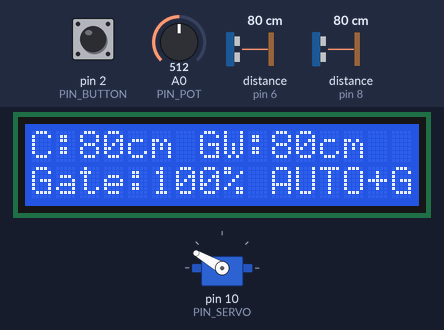
Recording of a sketch running on a simulated Arduino Uno, built with avr-gcc and run on an emulated ATmega328P. Shown: servo, 16×2 character LCD. Wiring (inferred from the names in the program): 2 × ultrasonic range finder: trigger pin 7, echo pin 6 / trigger pin 9, echo pin 8. Inputs (shaded band) come from the test bench; at power-on: pin 2 (PIN_BUTTON) HIGH, A0 (PIN_POT) = 512, distance to the obstacle (sensors on pin 6, pin 8) 80 cm. The echo pulse lasts 58.3 µs per cm; what the sketch prints to the serial monitor is not drawn.

Above: at 2.4 s.
2.5 s: pin 2 (PIN_BUTTON) pulled LOW for 0.2 s
At 4.0 s:
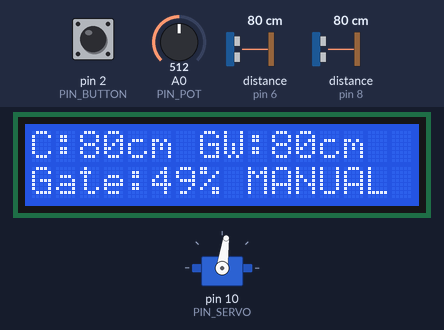
4.3 s: A0 (PIN_POT) set to 716
At 5.9 s:
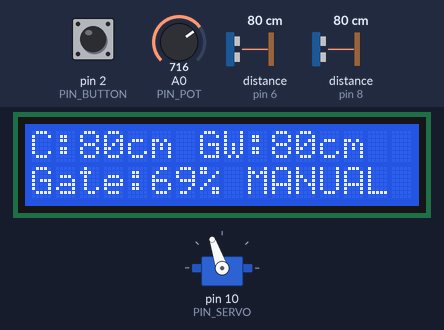
6.2 s: A0 (PIN_POT) set to 660
At 7.1 s:
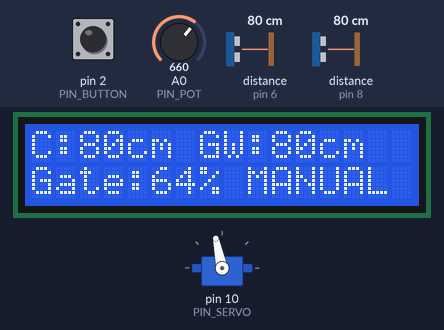
8.2 s: A0 (PIN_POT) set to 630
At 9.3 s:
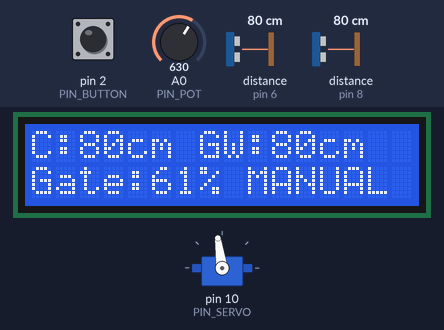
10.1 s: A0 (PIN_POT) set to 900
At 11.3 s:
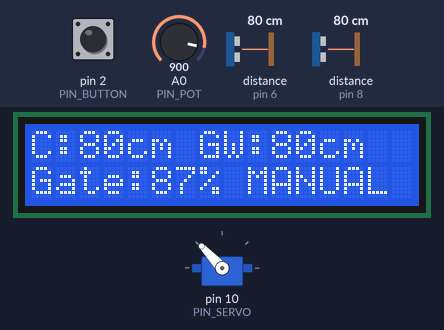
12.1 s: distance to the obstacle (sensor on pin 6) set to 2 cm
At 12.9 s:
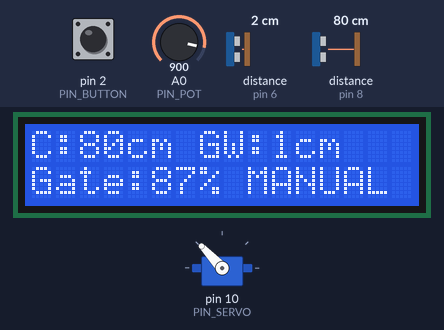
Timing chart, 0 to 15.0 s (numbered marks = the images above; inputs shaded):
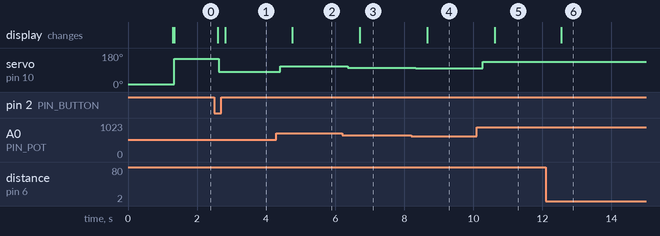

Measured:
- after the input at 2.5 s, servo on pin 10 (PIN_SERVO): 150° → 82° after 0.12 s; the display: first changes after 0.10 s (image 1 shows a later state)
- after the input at 4.3 s, servo on pin 10 (PIN_SERVO): 82° → 109° after 0.11 s; the display: changes after 0.46 s (image 2)
- after the input at 6.2 s, servo on pin 10 (PIN_SERVO): 109° → 102° after 0.17 s; the display: changes after 0.51 s (image 3)
- after the input at 8.2 s, servo on pin 10 (PIN_SERVO): 102° → 98° after 0.13 s; the display: changes after 0.47 s (image 4)
- after the input at 10.1 s, servo on pin 10 (PIN_SERVO): 98° → 133° after 0.17 s; the display: changes after 0.51 s (image 5)
- after the input at 12.1 s, the display: changes after 0.45 s (image 6)

The sketch:

JalSetu_Mini_Arduino_Code__1_.ino
```cpp
/*
  ============================================================================
   JALSETU MINI — Benchtop Conjunctive Water-Allocation Demonstrator
  ============================================================================
   What this demonstrates (maps directly to the JalSetu project design docs):
     - Sensor A = "Canal / Tail-Chak Water Level"     -> real system: Doppler/radar sensor at a chak outlet
     - Sensor B = "Groundwater / Piezometer Level"     -> real system: pressure-transducer piezometer
     - Servo    = "Motorized Canal Gate Regulator"     -> real system: solar-powered gate actuator
     - Button   = "AUTO <-> MANUAL toggle"             -> real system: JE-level human-in-the-loop override
     - Potentiometer = "Manual gate position control"  -> real system: JE sets position from the GIS dashboard
     - LCD      = "Local status readout"               -> real system: JE dashboard summary tile

   CORE LOGIC (mirrors the conjunctive decision rule from the project docs):
     - If the canal/tail-chak level is LOW  -> open the gate proportionally more.
     - If groundwater is ALSO stressed (low) at the same time -> open the gate
       further still, representing "extend the release window" behaviour instead
       of letting farmers fall back on tubewell pumping.
     - A human (button) can always take over and set the gate directly with the
       potentiometer — the algorithm never has the only say.

   NOTE ON SENSORS: an HC-SR04 measures DISTANCE to whatever is in front of it.
     - LARGER distance reading  = surface is FAR from the sensor = LOW level.
     - SMALLER distance reading = surface is CLOSE to the sensor = HIGH level.
   For the live demo, just move your hand / a small card closer to or further
   from each sensor to simulate the water level rising and falling.
  ============================================================================
*/

#include <Servo.h>
#include <Wire.h>
#include <LiquidCrystal_I2C.h>

// ---------------------------------------------------------------------------
// PIN MAP  (matches JalSetu_Wiring_Diagram.svg)
// ---------------------------------------------------------------------------
const int PIN_CANAL_TRIG   = 9;
const int PIN_CANAL_ECHO   = 8;
const int PIN_GW_TRIG      = 7;
const int PIN_GW_ECHO      = 6;
const int PIN_SERVO        = 10;
const int PIN_BUTTON       = 2;   // to GND, uses internal pull-up
const int PIN_POT          = A0;

// LCD address is usually 0x27 or 0x3F on most I2C backpacks.
// If the screen stays blank, try changing 0x27 to 0x3F below.
LiquidCrystal_I2C lcd(0x27, 16, 2);
Servo gateServo;

// ---------------------------------------------------------------------------
// CALIBRATION — adjust these after a quick test run (see build guide, Step 5)
// ---------------------------------------------------------------------------
const int CANAL_DIST_FULL_CM  = 3;   // reading when "canal full" (hand close to sensor)
const int CANAL_DIST_EMPTY_CM = 20;  // reading when "canal empty" (hand far from sensor)
const int GW_STRESS_THRESHOLD_CM = 15; // beyond this distance = groundwater "stressed"

const int GATE_MIN_ANGLE = 15;   // servo angle = fully closed
const int GATE_MAX_ANGLE = 150;  // servo angle = fully open
const int GATE_STRESS_BOOST = 20; // extra degrees opened when groundwater is also stressed

// ---------------------------------------------------------------------------
// STATE
// ---------------------------------------------------------------------------
bool manualMode = false;
int lastButtonState = HIGH;
unsigned long lastDebounceTime = 0;
const unsigned long DEBOUNCE_MS = 250;

int currentGateAngle = GATE_MIN_ANGLE;
unsigned long lastLcdUpdate = 0;

// ---------------------------------------------------------------------------
void setup() {
  Serial.begin(9600);

  pinMode(PIN_CANAL_TRIG, OUTPUT);
  pinMode(PIN_CANAL_ECHO, INPUT);
  pinMode(PIN_GW_TRIG, OUTPUT);
  pinMode(PIN_GW_ECHO, INPUT);
  pinMode(PIN_BUTTON, INPUT_PULLUP);

  gateServo.attach(PIN_SERVO);
  gateServo.write(currentGateAngle);

  lcd.init();
  lcd.backlight();
  lcd.setCursor(0, 0);
  lcd.print("JalSetu Mini");
  lcd.setCursor(0, 1);
  lcd.print("Booting...");
  delay(1200);
  lcd.clear();
}

// ---------------------------------------------------------------------------
// Reads one HC-SR04 sensor and returns distance in cm (0 if no echo).
// ---------------------------------------------------------------------------
long readDistanceCm(int trigPin, int echoPin) {
  digitalWrite(trigPin, LOW);
  delayMicroseconds(2);
  digitalWrite(trigPin, HIGH);
  delayMicroseconds(10);
  digitalWrite(trigPin, LOW);

  long duration = pulseIn(echoPin, HIGH, 25000UL); // 25ms timeout ~ 4m range
  if (duration == 0) return 0;
  return duration / 58; // speed-of-sound conversion to cm
}

// ---------------------------------------------------------------------------
void loop() {
  // ---- 1. Handle manual/auto toggle button (debounced) ----
  int buttonState = digitalRead(PIN_BUTTON);
  if (buttonState == LOW && lastButtonState == HIGH &&
      (millis() - lastDebounceTime) > DEBOUNCE_MS) {
    manualMode = !manualMode;
    lastDebounceTime = millis();
    lcd.clear();
  }
  lastButtonState = buttonState;

  // ---- 2. Read sensors ----
  long canalDist = readDistanceCm(PIN_CANAL_TRIG, PIN_CANAL_ECHO);
  delay(15); // let the two ultrasonic bursts settle so they don't cross-talk
  long gwDist = readDistanceCm(PIN_GW_TRIG, PIN_GW_ECHO);

  bool gwStressed = (gwDist > GW_STRESS_THRESHOLD_CM);

  // ---- 3. Decide gate angle ----
  if (manualMode) {
    int potVal = analogRead(PIN_POT); // 0-1023
    currentGateAngle = map(potVal, 0, 1023, GATE_MIN_ANGLE, GATE_MAX_ANGLE);
  } else {
    // Map canal distance (empty->full) onto gate angle (open->closed).
    long clamped = constrain(canalDist, CANAL_DIST_FULL_CM, CANAL_DIST_EMPTY_CM);
    int baseAngle = map(clamped, CANAL_DIST_FULL_CM, CANAL_DIST_EMPTY_CM,
                         GATE_MIN_ANGLE, GATE_MAX_ANGLE);
    // Conjunctive logic: if groundwater is ALSO stressed, open further still.
    if (gwStressed) {
      baseAngle = min(GATE_MAX_ANGLE, baseAngle + GATE_STRESS_BOOST);
    }
    currentGateAngle = baseAngle;
  }

  gateServo.write(currentGateAngle);

  // ---- 4. Update LCD (every 400ms, not every loop, to avoid flicker) ----
  if (millis() - lastLcdUpdate > 400) {
    lastLcdUpdate = millis();
    lcd.setCursor(0, 0);
    lcd.print("C:");
    lcd.print(canalDist);
    lcd.print("cm GW:");
    lcd.print(gwDist);
    lcd.print("cm ");

    lcd.setCursor(0, 1);
    lcd.print("Gate:");
    int gatePct = map(currentGateAngle, GATE_MIN_ANGLE, GATE_MAX_ANGLE, 0, 100);
    lcd.print(gatePct);
    lcd.print("% ");
    lcd.print(manualMode ? "MANUAL " : (gwStressed ? "AUTO+GW " : "AUTO    "));
  }

  // ---- 5. Serial log (useful while calibrating, and as a live backup view) ----
  Serial.print("Canal(cm): "); Serial.print(canalDist);
  Serial.print("  GW(cm): "); Serial.print(gwDist);
  Serial.print("  GWstress: "); Serial.print(gwStressed ? "YES" : "no");
  Serial.print("  Gate(deg): "); Serial.print(currentGateAngle);
  Serial.print("  Mode: "); Serial.println(manualMode ? "MANUAL" : "AUTO");

  delay(120);
}
```
